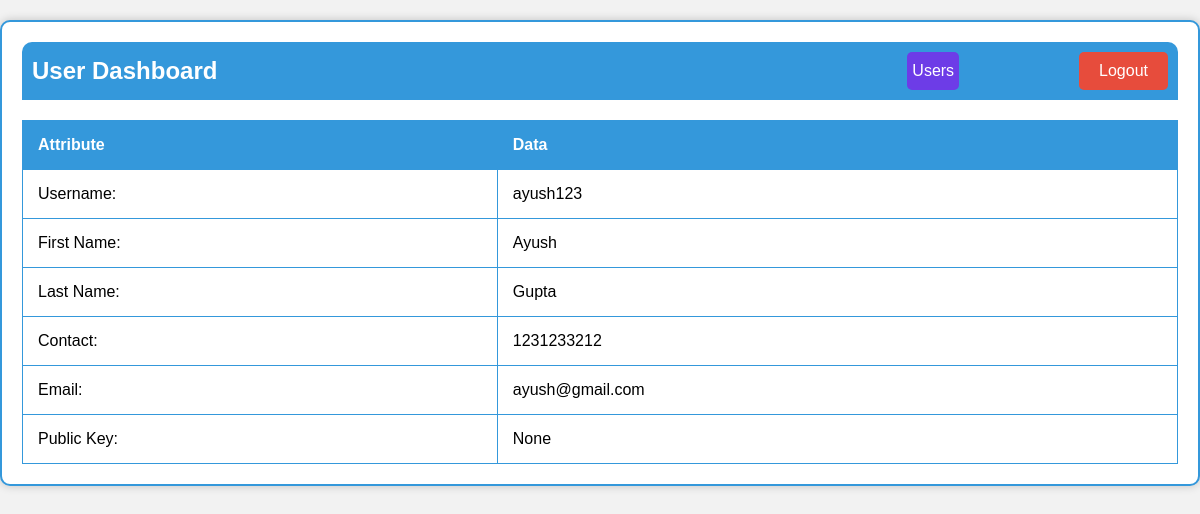
Page /admin_dashboard/ (signed in) on the earlier database version.
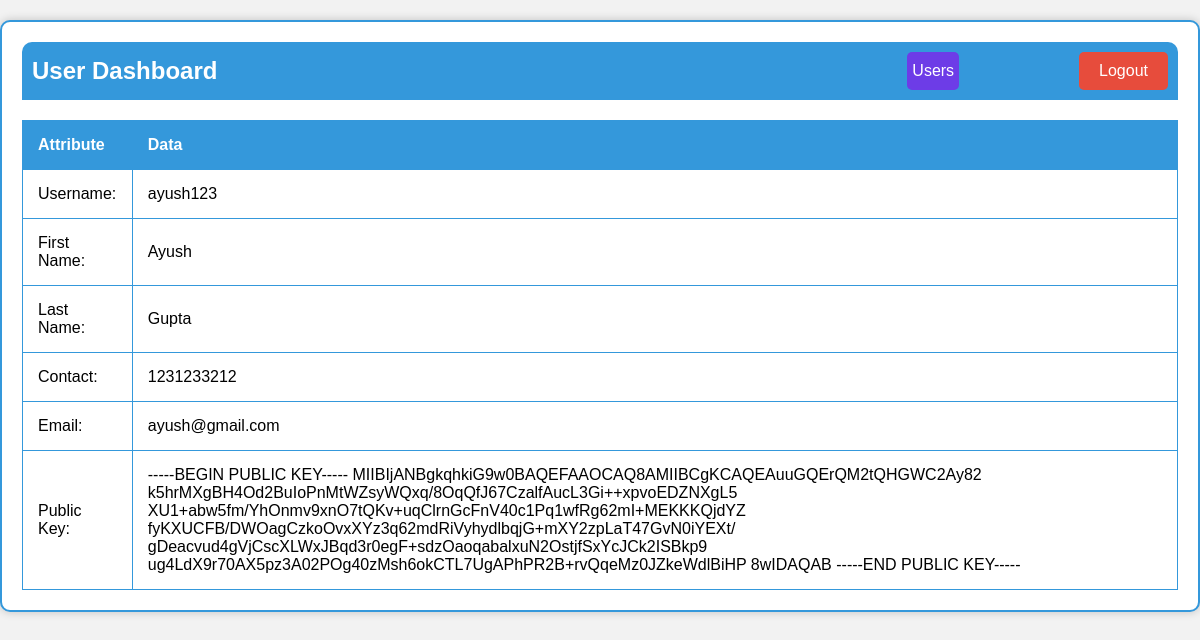
Same page on the later database version.
### project_app/models.py (models this page shows, shortened)
class AppUser(models.Model):
    first_name = models.CharField(max_length=30, null= False, blank=False, default = None)
    second_name = models.CharField(max_length=30, default= None)
    username = models.CharField(max_length=30, null= False, blank=False, default = None)
    password = models.CharField(max_length=256, null= False, blank=False, default = None)
    email = models.CharField(max_length=30, null= False, blank=False, default = None)
    contact = models.CharField(max_length=30, null= False, blank=False, default = None)
    public_key = models.CharField(max_length=300, null = True, blank = True, default = None)
    balance = models.DecimalField(decimal_places=0, max_digits=15, null = True, blank = True, default= 0)
    dv = models.BooleanField(null = False, blank = False, default= False)

### project_app/views.py (the view)
# urls.py: path("admin_dashboard/", views.dashboard_admin, name="admin_dashboard_page"),
def dashboard_admin(request):
    if request.method == "POST":
        username = request.session.get('username')
        if(request.session.get('email_kyc') is None):
            return redirect('/')
        if(username is None):
            return redirect('/login')
    else:
        username = request.session.get('username')
        if(request.session.get('email_kyc') is None):
            return redirect('/')
        if(username is None):
            return redirect('/login')
        current_user = []
        users = AppUser.objects.all()
        for x in users:
            if x.username == username:
                current_user = x
                break
        return render(request, 'admin_dashboard.html', {'user': current_user})

### project_app/templates/admin_dashboard.html (shortened to what this page needs)
<!DOCTYPE html>
<html>
<head>
</head>
<body>
    <div class="container">
        <div class="navbar">
            <h2>User Dashboard</h2>
            <a class="user_list-button" href="/users_list">Users</a>
            <a class="logout-button" href="/logout">Logout</a>
        </div>
        <table>
            <thead>
                <tr>
                    <th>Attribute</th>
                    <th>Data</th>
                </tr>
            </thead>
            <tbody>
                <tr>
                    <td>Username:</td>
                    <td>{{ user.username }}</td>
                </tr>
                <tr>
                    <td>First Name:</td>
                    <td>{{ user.first_name }}</td>
                </tr>
                <tr>
                    <td>Last Name:</td>
                    <td>{{ user.second_name }}</td>
                </tr>
                <tr>
                    <td>Contact:</td>
                    <td>{{ user.contact }}</td>
                </tr>
                <tr>
                    <td>Email:</td>
                    <td>{{ user.email }}</td>
                </tr>
                <tr>
                    <td>Public Key:</td>
                    <td>{{ user.public_key }}</td>
                </tr>
            </tbody>
        </table>
    </div>
</body>
</html>

Differences in the rows shown:
changed AppUser "ayush123": public_key "None" → "-----BEGIN PUBLIC KEY----- MIIBIjANBgkqhkiG9w0BAQEFAAOCAQ8AMIIBCgKCAQEAuuGQErQM2tQHGWC2Ay82 k5hrMXgBH4Od2BuIoPnMtWZsyWQxq/8OqQfJ67CzalfAucL3Gi++xpvoEDZNXgL5 XU1+abw5fm/YhOnmv9xnO7tQKv+uqClrnGcFnV40c1Pq1wfRg62mI+MEKKKQjdYZ fyKXUCFB/DWOagCzkoOvxXYz3q62mdRiVyhydlbqjG+mXY2zpLaT47GvN0iYEXt/ gDeacvud4gVjCscXLWxJBqd3r0egF+sdzOaoqabalxuN2OstjfSxYcJCk2ISBkp9 ug4LdX9r70AX5pz3A02POg40zMsh6okCTL7UgAPhPR2B+rvQqeMz0JZkeWdlBiHP 8wIDAQAB -----END PUBLIC KEY-----"
